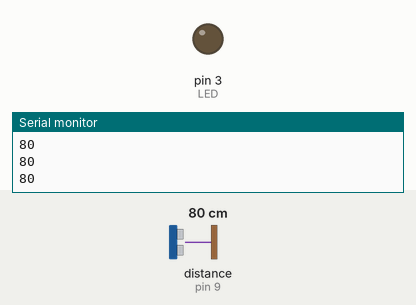
This sketch was run on a simulated Arduino Uno, built with avr-gcc and run on an emulated ATmega328P. On the bench: output pins drawn as LEDs (lit = HIGH), the last lines printed to the serial monitor. Wiring (inferred from the names in the program): ultrasonic range finder: trigger pin 10; echo pin 9. Dashed ring = blinking. The inputs (shaded band) are chosen by the test bench; at power-on: distance to the obstacle (sensor on pin 9) 80 cm. The echo pulse lasts 58.3 µs per cm; pins used as bus, display or sensor lines are not drawn.

Above: at 1.2 s.
1.3 s: distance to the obstacle (sensor on pin 9) set to 22 cm
2.8 s: distance to the obstacle (sensor on pin 9) set to 19 cm
At 3.16 s:
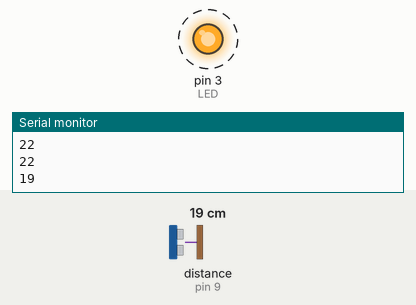
5.8 s: distance to the obstacle (sensor on pin 9) set to 35 cm
At 6.6 s:
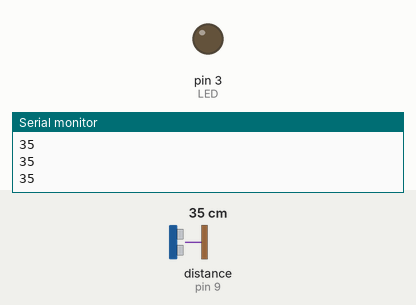
7.4 s: distance to the obstacle (sensor on pin 9) set to 2 cm
At 7.99 s:
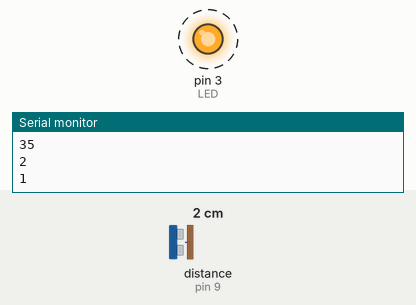
Timing chart, 0 to 11.4 s (numbered marks = the images above; inputs shaded):
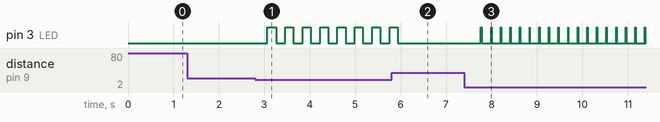

The sketch:

Sensor_distancia_ydisplayIDE.ino
```cpp
int Trig = 10;
int Eco = 9;
int LED = 3;
int Duracion;
int Distancia;


void setup() {
  pinMode(Trig, OUTPUT);
  pinMode(Eco, INPUT);
  pinMode(LED, OUTPUT);
  Serial.begin(9600); //llamamos al display integrado del IDE, el valor 9600 es la velocidad de comunicación


}

void loop() {
  digitalWrite(Trig, HIGH); //LAs primeras lineas depende de las intruscciones del fabricante
  delay(1);
  digitalWrite(Trig, LOW);
  Duracion = pulseIn(Eco,HIGH); // mide el tempo en el que ocurre la emisión/recepción
  Distancia = Duracion / 58.2; // valor numerico que depende del sensor
  Serial.println(Distancia);
  delay(200);
  if(Distancia <=20 && Distancia>=0){  //sirve para hacer cosas de acuerdo a la distancia
    digitalWrite(LED,HIGH);
    delay(Distancia*10);
    digitalWrite(LED, LOW);
  }


}
```

Measured:
- the behaviour switches between 21 and 20 cm on distance to the obstacle (sensor on pin 9) (found by bisection; images 0 and 1)
- after the input at 2.8 s, pin 3 (LED): alternates HIGH for 0.18 s and LOW for 0.20 s, starting after 0.27 s
- after the input at 5.8 s, pin 3 (LED): goes on until 5.9 s, then stays LOW
- after the input at 7.4 s, pin 3 (LED): alternates HIGH for 0.01 s and LOW for 0.20 s, starting after 0.37 s
